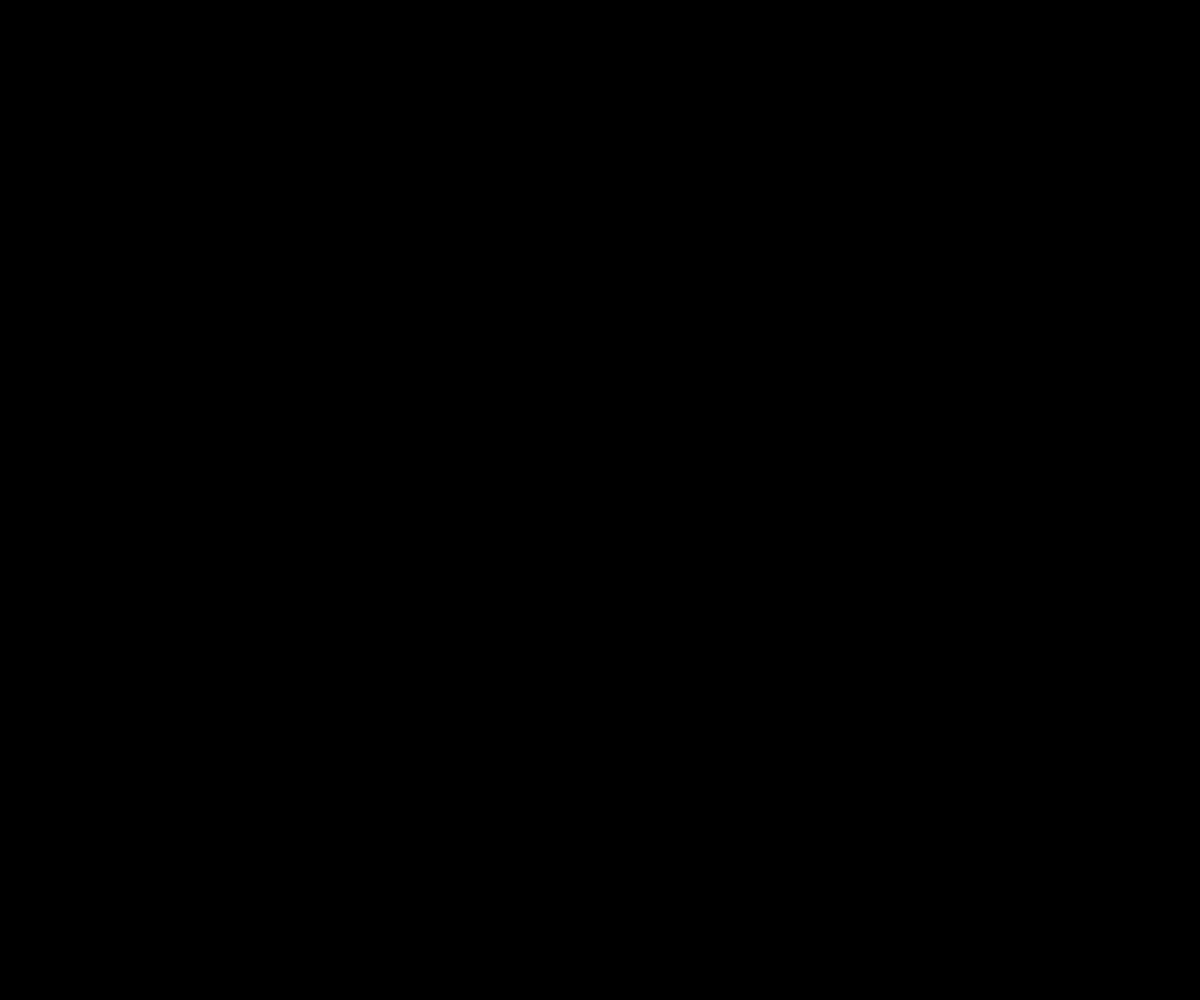
Frame 1 (no input)
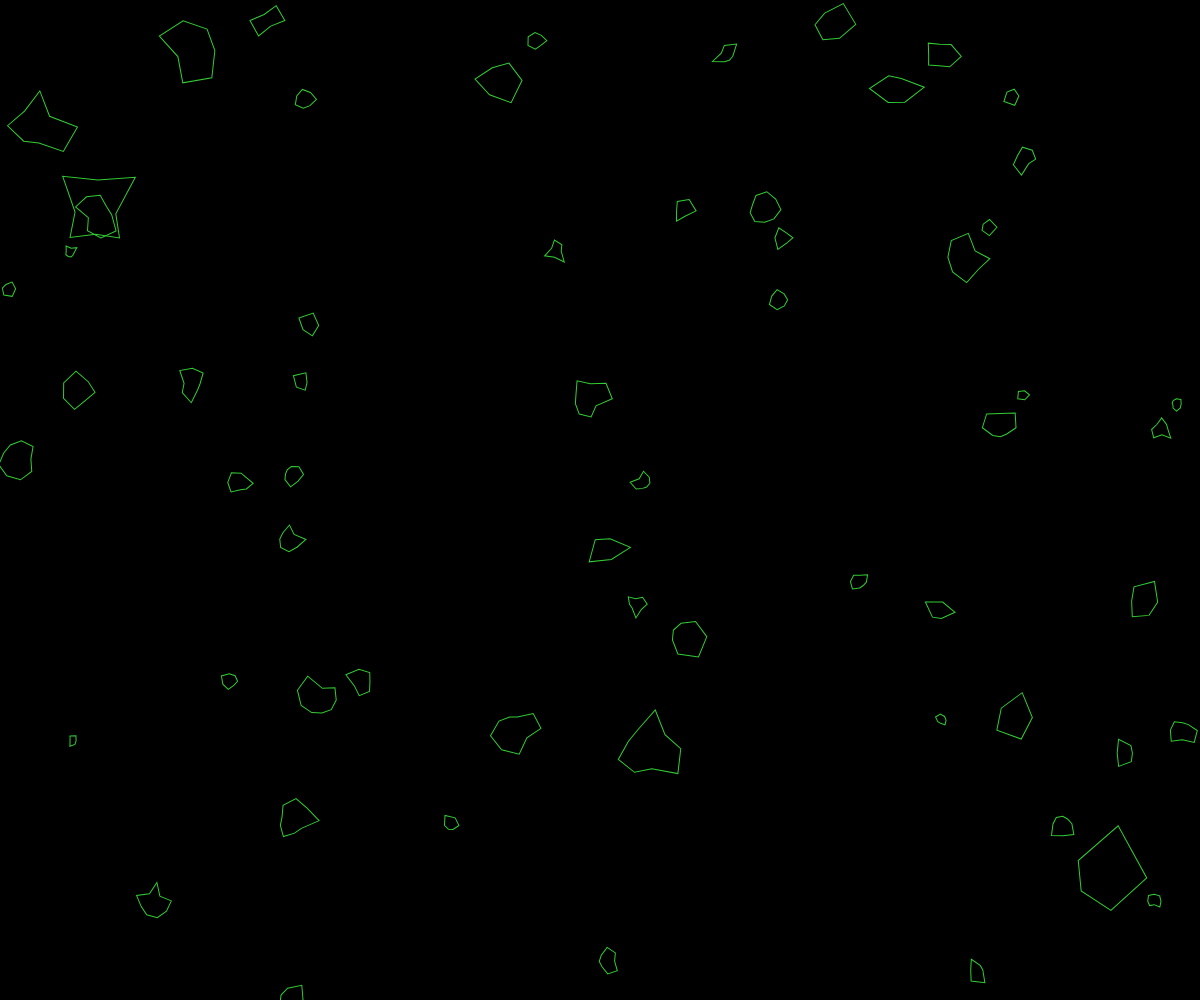
Frame 60 (no input)
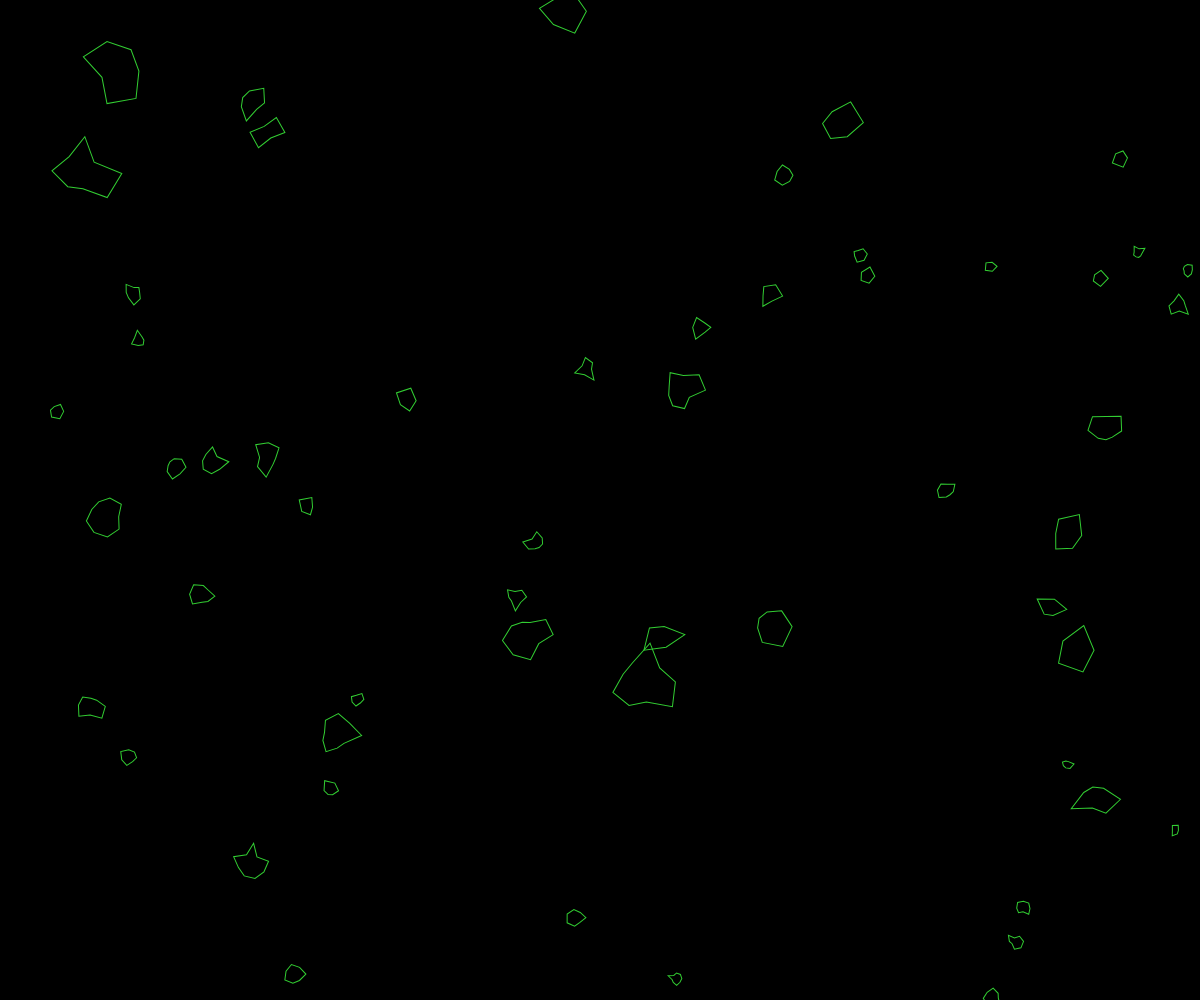
Frame 120 (the mouse pressed at the canvas centre since frame 60)

The p5.js sketch that drew these frames (run headless with seeded random() and noise() and a simulated clock; from frame 60 on, the mouse is pressed at the canvas centre):

// p5.js sketch
// ── sketch.js
const numAsteroids = 500;
const asteroidColor = [50, 205, 50];
const minSpeed = 0.5;
const maxSpeed = 2;
const minSize = 20;
const maxSize = 80;
const minRotationSpeed = -0.0005;
const maxRotationSpeed = 0.001;

let asteroids = [];

function setup() {
  createCanvas(windowWidth, windowHeight);
  // ...
}

function windowResized() {
  resizeCanvas(windowWidth, windowHeight);
}

function draw() {
  background(0);

  let largeAsteroids = 0;

  for (let i = 0; i < asteroids.length; i++) {
    let a = asteroids[i];

    // Update asteroid position
    a.pos.add(a.vel);

    // Update asteroid rotation
    a.rotation += a.rotationSpeed;

    // Wrap around screen
    if (a.pos.x < 0) a.pos.x = width;
    if (a.pos.x > width) a.pos.x = 0;
    if (a.pos.y < 0) a.pos.y = height;
    if (a.pos.y > height) a.pos.y = 0;

    // Draw asteroid
    stroke(asteroidColor);
    strokeWeight(1);
    noFill();
    push();
    translate(a.pos.x, a.pos.y);
    rotate(a.rotation);
    beginShape();
    for (let j = 0; j < a.vertices.length; j++) {
      vertex(a.vertices[j].x, a.vertices[j].y);
    }
    endShape(CLOSE);
    pop();

    // Check for collisions
    for (let j = i + 1; j < asteroids.length; j++) {
      let b = asteroids[j];
      let d = dist(a.pos.x, a.pos.y, b.pos.x, b.pos.y);
      if (d < a.size / 2 + b.size / 2) {
        // Collision detected
        if (a.size > minSize) {
          asteroids.push(createAsteroid(a.pos.x, a.pos.y, a.size / 2));
        }
        if (b.size > minSize) {
          asteroids.push(createAsteroid(b.pos.x, b.pos.y, b.size / 2));
        }
        asteroids.splice(j, 1);
        asteroids.splice(i, 1);
        i--;
        break;
      }
    }

    if (a.size >= maxSize / 2) {
      largeAsteroids++;
    }
  }

  if (largeAsteroids === 0) {
    let newAsteroids = floor(random(3, 103));
    for (let i = 0; i < newAsteroids; i++) {
      asteroids.push(createAsteroid());
    }
  }
}

function createAsteroid(x = random(width), y = random(height), size = random(minSize, maxSize)) {
  let numVertices = floor(random(5, 10));
  let vertices = [];
  for (let i = 0; i < numVertices; i++) {
    let angle = map(i, 0, numVertices, 0, TWO_PI);
    let r = size / 2 + random(-size / 4, size / 4);
    let vx = r * cos(angle);
    let vy = r * sin(angle);
    vertices.push(createVector(vx, vy));
  }

  let speed = map(size, minSize, maxSize, maxSpeed, minSpeed);
  let vel = p5.Vector.random2D().mult(speed);
  let rotationSpeed = random(minRotationSpeed, maxRotationSpeed);

  return {
    pos: createVector(x, y),
    size: size,
    vertices: vertices,
    vel: vel,
    rotation: 0,
    rotationSpeed: rotationSpeed,
  };
}
